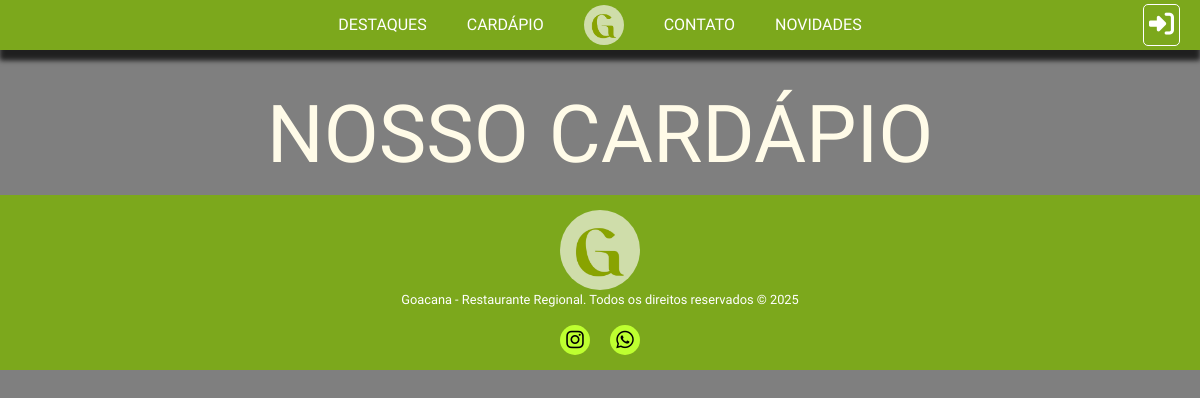
The page /cardv2 on the database as committed earlier.
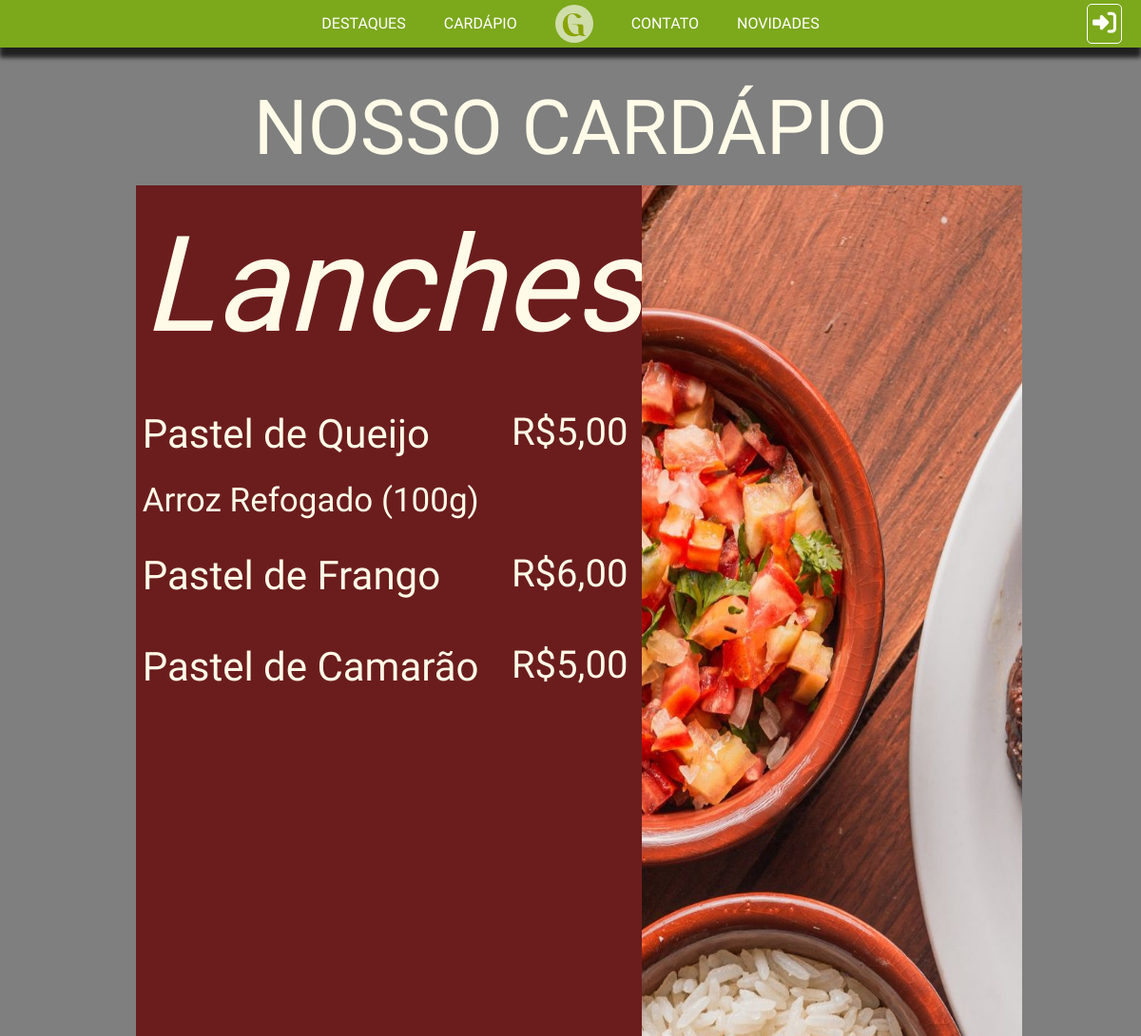
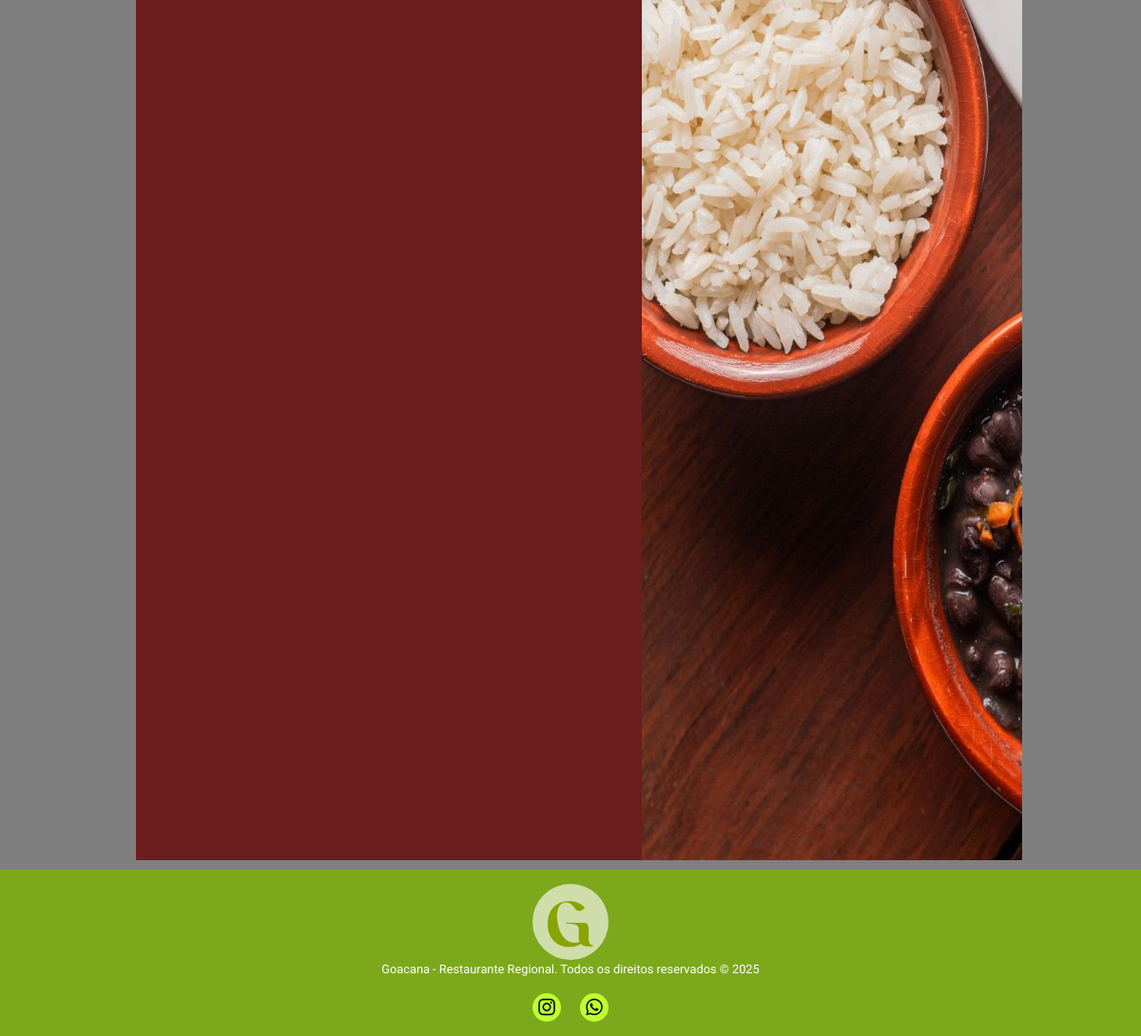
The same page on the database as committed later (2 pictures, top to bottom).
### core/models.py (models this page shows, shortened)
class TB_CATEGORIAS(models.Model):
    Nome = models.CharField(max_length=45)
    Ordem = models.IntegerField()

class TB_PRATOS(models.Model):
    Nome = models.CharField(max_length=45, null=False)
    Disponibilidade = models.BooleanField(default=True)
    Destaque = models.BooleanField(default=False)
    Preco = models.DecimalField(null=False, decimal_places=2, max_digits=6)
    Imagem = models.ImageField(upload_to='pratos/', null=True, blank=True)
    Categoria = models.ForeignKey('TB_CATEGORIAS', on_delete=models.PROTECT, null=False)

class TB_ACOMPANHAMENTOS(models.Model):
    Nome = models.CharField(max_length=45, null=False)
    Quantidade = models.IntegerField(null=False)
    ID_Prato = models.ForeignKey('TB_PRATOS', on_delete=models.CASCADE, null=False)

### core/views.py (the view)
# urls.py: path('cardv2', cardv2, name='cardv2'),
def cardv2 (request):
    lista_pratos = TB_PRATOS.objects.filter(Disponibilidade=True)
    lista_cat_pratos = TB_PRATOS.objects.filter(Disponibilidade=True).values_list('Categoria_id', flat=True)
    lista_cat = TB_CATEGORIAS.objects.all().order_by('Ordem')
    acomp = TB_ACOMPANHAMENTOS.objects.all
    randomn = []
    for cat in lista_cat:
        randomn.append(random.randint(1,3))
    contexto = {'lista_pratos': lista_pratos, 'lista_cat': lista_cat, 'acomp': acomp, 'active': lista_cat_pratos, 'aleatorio': randomn}
    return render (request, 'cardv2.html', contexto)

### core/templates/cardv2.html (shortened to what this page needs)
{% extends 'base/base.html' %}
{% load static %}
{% block 'header' %}
<link rel="stylesheet" href="{% static 'CSS/cardapiodos.css' %}">
{% endblock %}
{% block 'content' %}
<div class="titulo-principal">NOSSO CARDÁPIO</div>
{% for cat in lista_cat %}
    {% if cat.id in active %}
    <div class="container1">
        <div class="info-side">
            <div class="titulo">{{ cat.Nome }}</div>
            {% for prato in lista_pratos %}
                {% if prato.Categoria_id == cat.id %}
                    <div class="comida">
                        <div class="titulo-comidas">{{ prato.Nome }}<p>R${{ prato.Preco }}</p></div>
                        <div class="detalhes-comidas">
                            {% for acomp in acomp %}
                                {% if acomp.ID_Prato_id == prato.id %}
                                    <p>{{ acomp.Nome }} ({{ acomp.Quantidade }}g)</p>
                                {% endif %}
                            {% endfor %}
                        </div>
                    </div>
                {% endif %}
            {% endfor %}
        </div>
        <div class="imagem">
            <img class="pag2" width="400px" height="1800px" src="{% static 'images/pag2.jpg' %}">
        </div>
    </div>
    {% endif %}
{% endfor %}
{% endblock %}

### core/templates/base/base.html (shortened to what this page needs)
{% load static %}
<!DOCTYPE html>
<html>
<head>
    <link rel='stylesheet' type='text/css' media='screen' href="{% static 'CSS/geral.css' %}">
    <link href="https://cdn.jsdelivr.net/npm/bootstrap@5.3.7/dist/css/bootstrap.min.css" rel="stylesheet">
    {% block 'header' %}
    {% endblock %}
</head>
<body>
    {% include './menu.html' %}
    {% block 'content' %}
    {% endblock %}
    {% include './rodape.html' %}
</body>
</html>

### core/templates/base/menu.html (shortened to what this page needs)
{% load static %}
<div class="nav">
    <div class="main-bar">
        <a href="{% url 'index' %}#destaques" id="card" class="mainlink">DESTAQUES</a>
        <a href="{% url 'cardv2' %}" id="card" class="mainlink">CARDÁPIO</a>
        <a href="{% url 'index' %}" id="logo"><img src="{% static '/images/GoacLogo.png' %}" alt="" id="logo"></a>
        <a href="{% url 'contato' %}" class="mainlink">CONTATO</a>
        <a href="{% url 'index' %}#nov" id="card" class="mainlink">NOVIDADES</a>
        <a href="{% url 'login' %}" id="login" class="mainlink">
            {% if user.is_authenticated %}
                <i class="fa-solid fa-user"></i>
            {% else %}
                <i class="fa-solid fa-right-to-bracket"></i>
            {% endif %}
        </a>
    </div>
</div>

### core/templates/base/rodape.html
{% load static %}
<div class="footer">
    <div>
        <img src="{% static '/images/GoacLogo.png' %}" alt="">
    </div>
    <p>Goacana - Restaurante Regional. Todos os direitos reservados &copy; 2025</p>
    <div class="media">
        <a href="https://www.instagram.com/goacanarestaurante?utm_source=ig_web_button_share_sheet&igsh=MWtqMmFtd2IzYm0zaQ==">
            <i class="fa-brands fa-instagram"></i>
        </a>
        <a href="https://api.whatsapp.com/send/?phone=558491061685&text&type=phone_number&app_absent=0">
            <i class="fa-brands fa-whatsapp"></i>
        </a>
    </div>
</div>

### core/static/CSS/geral.css (style rules this page uses)
* { box-sizing: border-box !important; }
html { scroll-behavior: smooth; overflow-x: hidden; }
body { margin: 0; font-family: "IM Fell English", serif !important; overflow-x: hidden; }

### core/static/CSS/cardapiodos.css (style rules this page uses)
body { background: linear-gradient(rgba(0, 0, 0, 0.5), rgba(0, 0, 0, 0.5)), url('../images/IndexBanner.jpg'); background-repeat: repeat; }
.titulo { color: rgb(255, 251, 232); text-align: left; font-family: "Lavishly Yours", cursive; font-style: italic; margin-left: 25px; font-size: 140px; padding-bottom: 20px; }
.titulo-principal { text-align: center; justify-content: center; margin-top: 75px; color: rgb(255, 251, 232); font-size: 80px; font-family: "IM Fell Double Pica", serif; }
.comida { min-width: 500px; margin-left: 25px; margin-bottom: 20px; }
.container1 { background-color: #6b1d1d; display: flex; justify-content: center; margin: 0 auto; margin-bottom: 10px; width: 915px; }

Rows that differ between the two databases and show on the page:
added TB_CATEGORIAS: Nome "Lanches"
added TB_PRATOS: Nome "Pastel de Queijo", Preco "5,00"
added TB_ACOMPANHAMENTOS: Nome "Arroz Refogado", Quantidade "100"
added TB_PRATOS: Nome "Pastel de Frango", Preco "6,00"
added TB_PRATOS: Nome "Pastel de Camarão", Preco "5,00"
